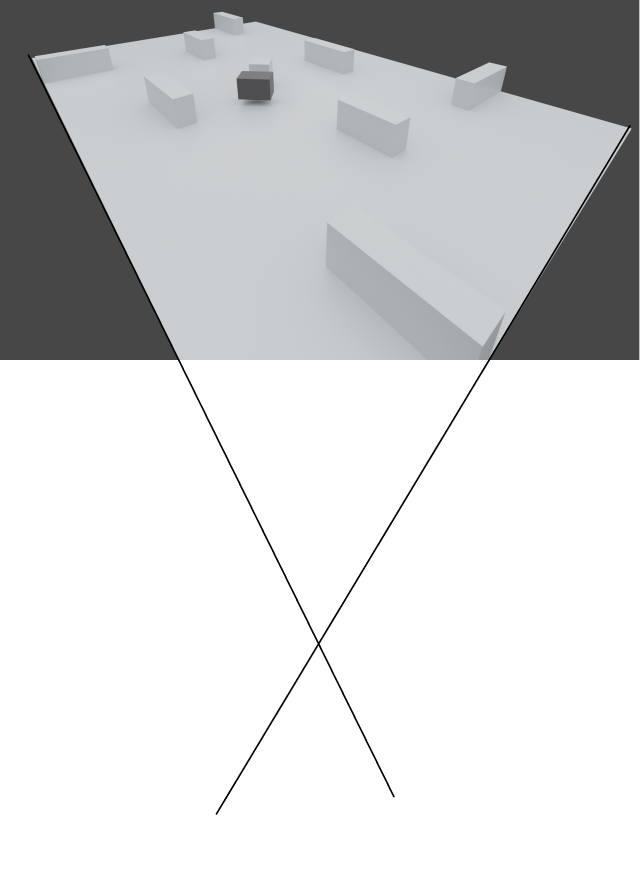
#> input picture images/hell1.png, 1920 x 2640 px (shown at 1/3 size)
$ python processImage.py
#> lines starting #> are read from the running program, lines starting #| are printed output that depends on the picture; after the words box and inside, x2 and y2 are one past the last pixel; in counts of white or black regions, pixels touching at a corner belong together
import cv2
import numpy as np
from imutils.perspective import four_point_transform

# Read image
im_in_rgb = cv2.imread("images/hell1.png", cv2.IMREAD_COLOR)
#> im_in_rgb is the input picture: shape (2640, 1920, 3); mean B, G, R 211.8, 211.2, 210.4
im_in = cv2.imread("images/hell1.png", 0)
#> im_in: shape (2640, 1920); min 0, max 255, mean 211

# Threshold.
# Set values equal to or above 220 to 0.
# Set values below 220 to 255.
lYellow = np.array([20,100,100])
uYellow = np.array([30,255,255])
th, im_th = cv2.threshold(im_in, 50, 255, cv2.THRESH_BINARY)
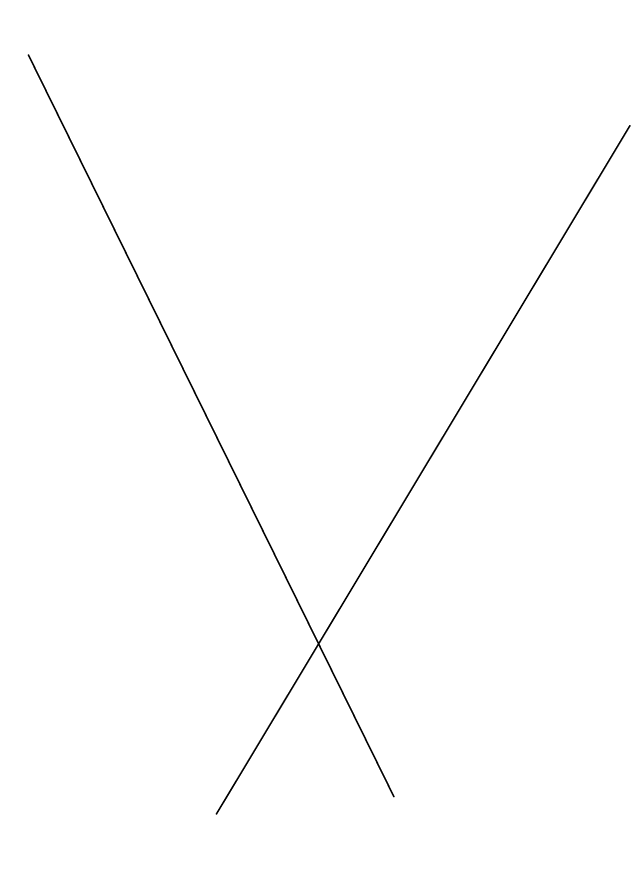
#> im_th: shape (2640, 1920) (shown at 1/3 size); 99.5% white; 1 black region, box (x1, y1, x2, y2) and area: (83, 163, 1892, 2444) 24365

hsv = cv2.cvtColor(im_in_rgb, cv2.COLOR_BGR2HSV)
#> hsv: shape (2640, 1920, 3); mean H, S, V 25.6, 1.8, 211.8

mask = cv2.inRange(hsv, lYellow, uYellow)
#> mask: shape (2640, 1920); every value is 0
kernel = np.array([10,10])
dilation = cv2.dilate(mask, kernel, iterations = 10)
mask = dilation
mask = 255 - mask
#> mask: shape (2640, 1920); every value is 255
mask1 = mask & im_th
res = cv2.bitwise_and(im_in_rgb, im_in_rgb, mask = mask1)
# Display images.
# cv2.imshow("Thresholded Image", res)

pts_1 = np.array([(151, 373), (750, 268), (1693, 531), (1368, 1078)])
pts_2 = np.array([(336, 148), (790, 72), (1513, 277), (936, 1075)])
pts_3 = np.array([(72, 145), (730, 34), (1766, 332), (968, 1078)])
pts_5 = np.array([(494, 228), (848, 168), (1462, 346), (946, 1074)])

pts_11 = np.array([(138, 178), (770, 76), (1820, 380), (1008, 1074)])
pts_12 = np.array([(472, 228), (836, 168), (1432, 340), (932, 1078)])

pts_hough1 = np.array([(93, 165), (777, 69), (1885, 389), (957, 1917)])
pts_hell = np.array([(97, 169), (769, 61), (1893, 385), (953, 1937)])
# apply the four point tranform to obtain a "birds eye view" of
# the image
warped = four_point_transform(im_in_rgb, pts_hell)
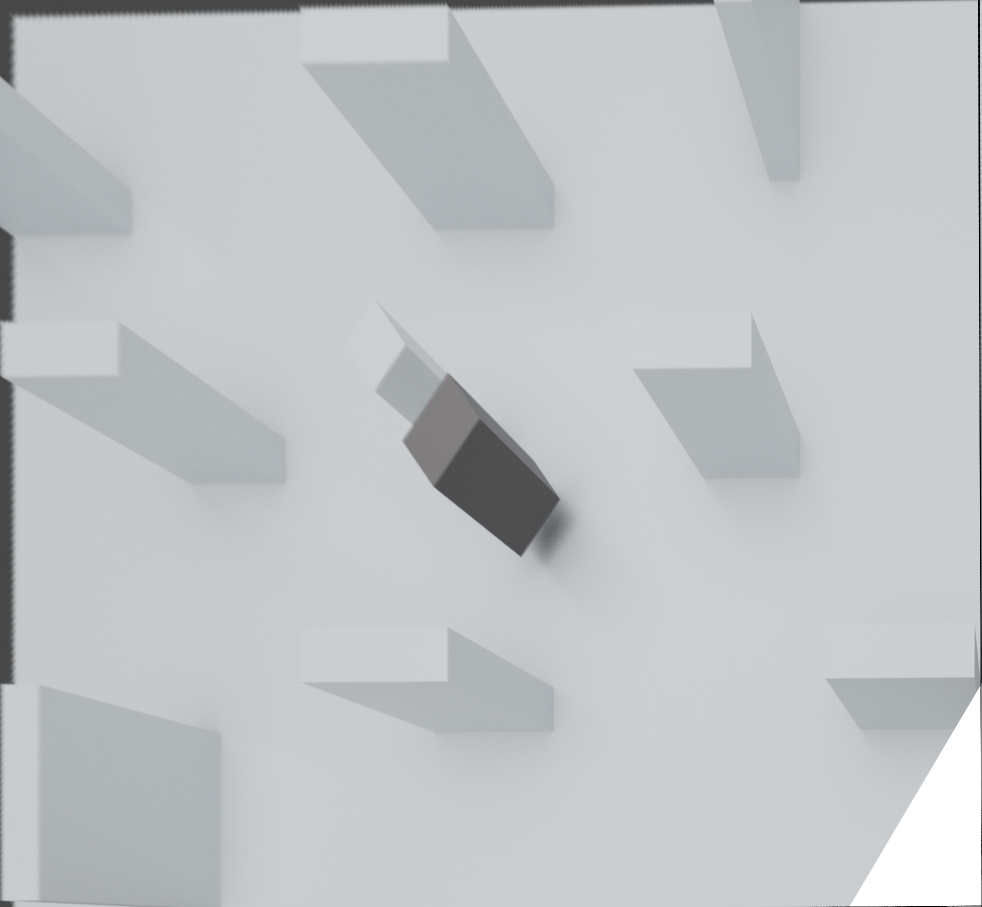
#> warped: shape (1814, 1964, 3) (shown at 1/2 size); mean B, G, R 198.5, 196.2, 192.8
# show the original and warped images
cv2.imshow("Original", im_in_rgb)
cv2.imshow("Warped", warped)
cv2.imwrite("images/test.png", warped)
cv2.waitKey(0)
